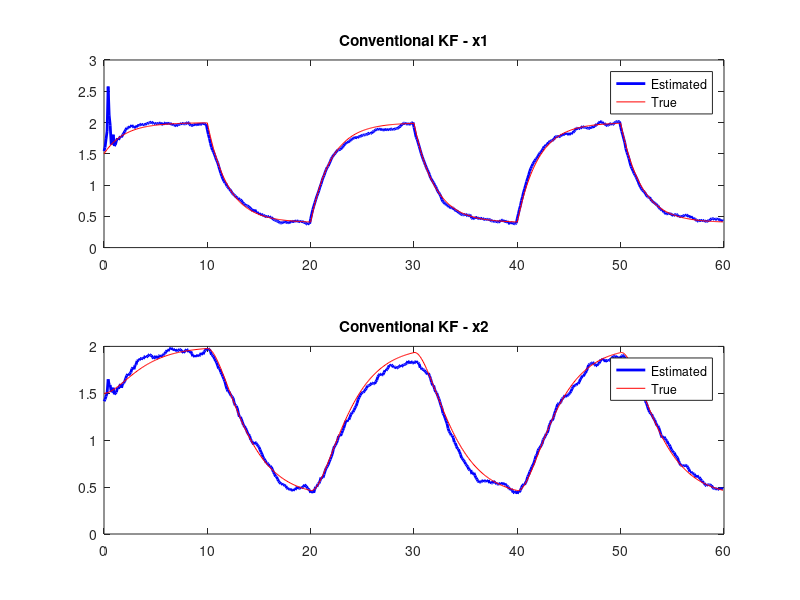
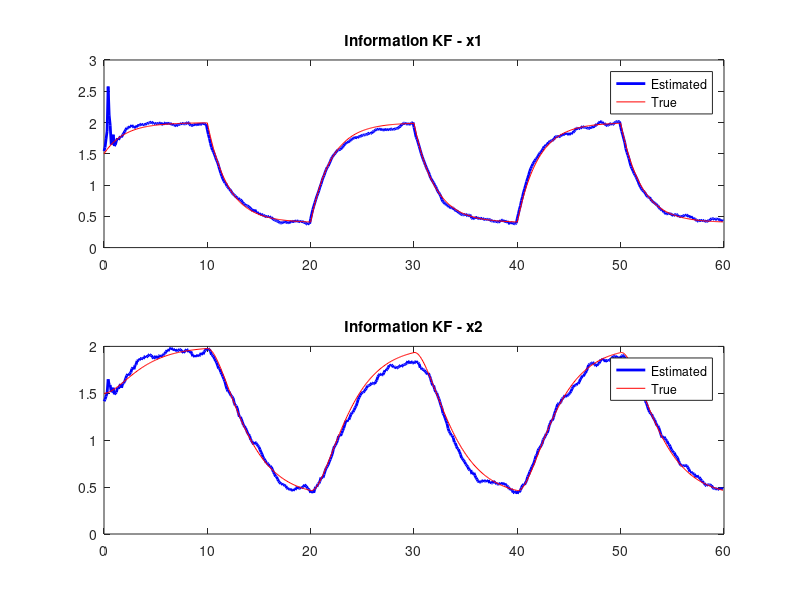

The MATLAB script that drew these images, in order: (Note: this script raises an error after producing the figures.)
% Using observer and KF on the double tank
%
clear all
close all
clc
Ts=0.1; % sample time
N=600;  % the length of the simulation
n = 2;

% system matrixes
A=[0.9512  0;
     0.0476  0.9512];
B=[ 0.0975;
    0.0024];
Bw=[    0.0975  0;
        0.0024  0.0975];
C = [0 1];
Cd = [0 1; 1 0];
Dw=[0 0.5];
D=0;
T=ss(A,B,C,D,Ts);

% noise covariance matrix 
Rprim=0.01;
R1=0.0125;
Q1=[ 0.01    0;
    0       0.01];
S1=[0 0.005]';
R=Dw*Q1*Dw' + Rprim;
S=Bw*Q1*Dw';
Q=Bw*Q1*Bw';

% input signal
u=[ ones(10/0.1,1); 0.2*ones(10/0.1,1)];    
u=[u;u;u];
t=[0:0.1:599*0.1]';

% the noise signals
vprim=sqrt(R-Dw*Q*Dw')*randn(600,1);
w       =sqrt(0.01)*randn(600,2);
% wsrc=(Bw*w')';
% vsrc=(Dw*w'+vprim')';

% define a new system with input u1=[u w v]^T;
B1=[B Bw zeros(2,1)];
D1=[0 Dw 1];
Dd1=[0 Dw 1; 0 Dw 1];
T1=ss(A,B1,C,D1,Ts);
Td1=ss(A,B1,Cd,Dd1,Ts);
Tnf =ss(A,B,C,0,Ts);

% inital state
x01=[1.5 1.5]';

% the input
u1=[u w vprim];

% simulation
[ynoisy,t1,xnoisy]      = lsim(T1,u1,t,x01);
[ydnoisy,td1,xdnoisy]   = lsim(Td1,u1,t,x01);
% simulation noise free
[ynf,t1,xnf]=lsim(Tnf,u,t,x01);

f = @(x,u,w) (A*x + B*u + Bw*w);
g = @(x,u,w,v) (C*x + D*u + Dw*w + v);

x = zeros(2,600);
x(:,1) = x01;
for k = 1:N
    x(:,k+1) = f(x(:,k),u(k),w(k,:)');
    y(:,k)   = g(x(:,k),u(k),w(k,:)',vprim(k,:)');
end

%% Kalman Filter 

xk1k1   = x01;
Pk1k1   = eye(n,n);
u1      = u1';
ynoisy  = ynoisy';
xkk     = zeros(2,600);
xkk(:,1)= xk1k1;
for k = 1:N
    xkk1        = A*xk1k1 + B1*u1(:,k);
    Pkk1        = A*Pk1k1*A' + Q;
    
    dy          = ynoisy(:,k) - C*xkk1;
    Pyy         = R + C*Pkk1*C';
    Pxy         = Pkk1*C';
    K           = Pxy*inv(Pyy);
    xk1k1       = xkk1 + K*dy;
    Pk1k1       = ( eye(n,n) - K*C )*Pkk1;
    
    xkk(:,k)    = xk1k1;
end

figure
subplot(211)
set(gca,'FontSize',18)
plot(t,xkk(1,:)','b','LineWidth',2)
hold
plot(t,xnf(:,1),'r')
legend('Estimated','True')
title('Conventional KF - x1')
hold off

subplot(212)
plot(t,xkk(2,:)','b','LineWidth',2)
hold
plot(t,xnf(:,2),'r')
legend('Estimated','True')
title('Conventional KF - x2')
hold off

%% Information Filter

Pk1k1   = eye(n,n);
zk1k1   = x01;
zkk     = zeros(2,600);
zkk(:,1)= zk1k1;
for k = 1:N
    xkk1        = A*zk1k1 + B1*u1(:,k);
    Zkk1        = inv( A*Pk1k1*A' + Q );
    zkk1        = Zkk1*xkk1;
    
    ik          = C'*inv(R)*ynoisy(:,k);
    Ik          = C'*inv(R)*C;
    zk1k1       = zkk1 + ik;
    Zk1k1       = Zkk1 + Ik;
    
    Pk1k1       = inv( Zk1k1 );
    zk1k1       = Pk1k1*zk1k1;
    zkk(:,k)    = zk1k1;
end

figure
subplot(211)
set(gca,'FontSize',18)
plot(t,zkk(1,:)','b','LineWidth',2)
hold
plot(t,xnf(:,1),'r')
legend('Estimated','True')
title('Information KF - x1')
hold off

subplot(212)
plot(t,zkk(2,:)','b','LineWidth',2)
hold
plot(t,xnf(:,2),'r')
legend('Estimated','True')
title('Information KF - x2')
hold off

%% Distributed Information Filter

hr = 2;
ydnoisy  = ydnoisy';

x       = cell(hr,1);
x{1}    = [1,2]';
x{2}    = [1,2]';

Zt1t1   = cell(hr,1);
Pt1t1   = cell(hr,1);
ztt     = cell(hr,1);
zt      = zeros(2,600);
Pt1t1   = eye(n,n);
zt1t1   = x01;

for k = 1:N
    for i = 1:hr
        xtt1            = A*zt1t1 + B1*u1(:,k);
        Ztt1            = inv( A*Pt1t1*A' + Q );
        ztt1            = Ztt1*xtt1;

        ik              = Cd(1,:)'*inv(R)*ydnoisy(i,k);
        Ik              = Cd(1,:)'*inv(R)*Cd(1,:);
        ztt{i}          = ztt1 + ik;
        Zt1t1{i}        = Ztt1 + Ik;
    end
    Ptmp            = bandinv(Zt1t1,2,x,2,2,0);
%     [X, X_a, X_b, Xij, xxx, xab_size, T1, T2, ia1, ia2, cx] ...
%                 = fuse_cov(Ptmp{1},Ptmp{2},x{1},x{2});
%     ztt{1}          = Ptmp{1}*ztt{1};
%     ztt{2}          = Ptmp{2}*ztt{2};
%     [zt1t1, Pt1t1] = fuse_mean(ztt{1},ztt{2}, X, X_a, X_b, Xij, xxx, xab_size, T1, T2, ia1, ia2, cx);

    ztt{1}          = Ptmp{1}*ztt{1};
    ztt{2}          = Ptmp{2}*ztt{2};
    [zt1t1, Pt1t1]  = fuse2(ztt{1},ztt{2},Ptmp{1},Ptmp{2},x{1},x{2});
    zt(:,k)         = zt1t1;
end

% for k = 1:N
%     for i = 1:hr
%         xtt1            = A*zt1t1 + B1*u1(:,k);
%         Ztt1            = inv( A*Pt1t1*A' + Q );
%         ztt1            = Ztt1*xtt1;
% 
%         ik              = Cd(1,:)'*inv(R)*ydnoisy(i,k);
%         Ik              = Cd(1,:)'*inv(R)*Cd(1,:);
%         ztt{i}          = ztt1 + ik;
%         Zt1t1{i}        = Ztt1 + Ik;
%     end
%     
%     Ptmp            = bandinv(Zt1t1,2,x,2,2,0);
%     ztt{1}          = Ptmp{1}*ztt{1};
%     ztt{2}          = Ptmp{2}*ztt{2};
%     [zt1t1, Pt1t1]  = fuse2(ztt{1},ztt{2},Ptmp{1},Ptmp{2},x{1},x{2});
%     zt(:,k)         = zt1t1;
% end

figure
subplot(211)
set(gca,'FontSize',18)
plot(t,real(zt(1,:)'),'b','LineWidth',2)
hold
plot(t,xnf(:,1),'r')
legend('Estimated','True')
title('Distributed Information KF - x1')
hold off
subplot(212)
plot(t,real(zt(2,:)'),'b','LineWidth',2)
hold
plot(t,xnf(:,2),'r')
legend('Estimated','True')
title('Distributed Information KF - x2')
hold off



